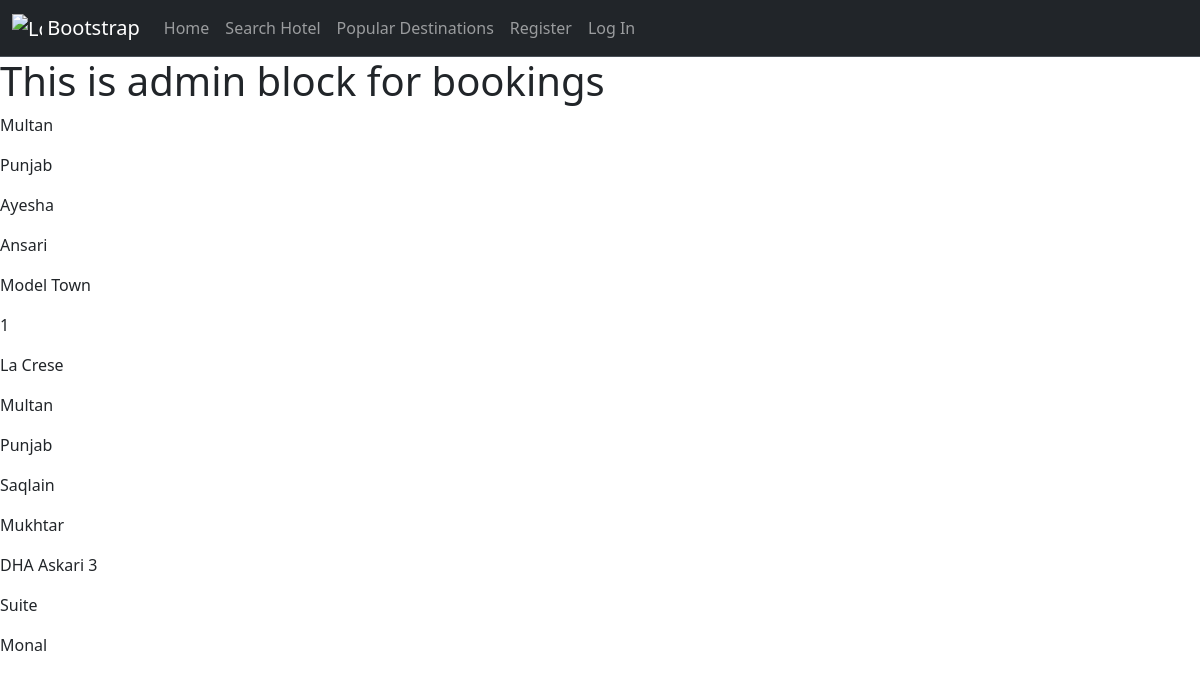
Before: /all_bookings with the older database file.
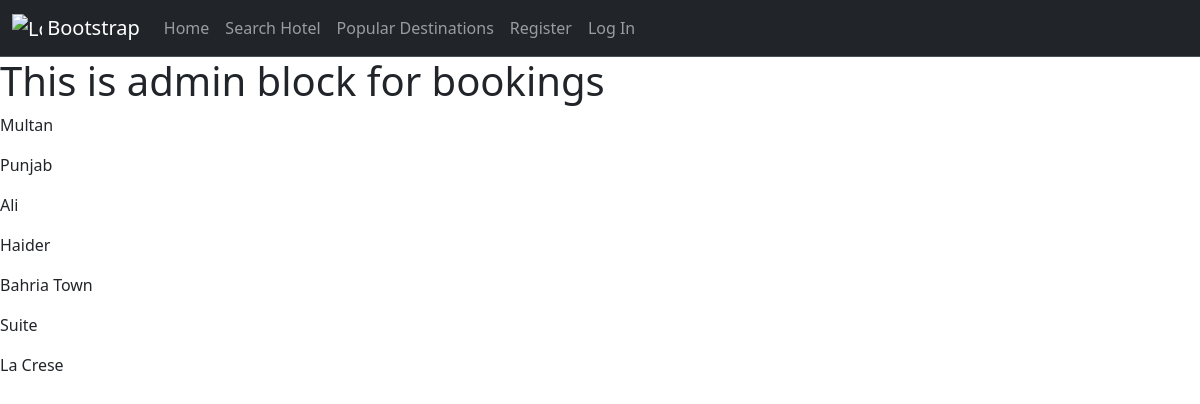
After: the same page with the newer database file.
### hotel_app1/models.py (models this page shows, shortened)
class HotelBooking(models.Model):
    user = models.ForeignKey(User, on_delete=models.CASCADE)
    hotel = models.ForeignKey(Hotel, on_delete=models.CASCADE)
    no_of_days = models.IntegerField(default = 0)
    payment_price = models.IntegerField(default = 0)
    first_name = models.CharField(max_length=100)
    last_name = models.CharField(max_length=100)
    address = models.CharField(max_length=100)
    city = models.CharField(max_length=50)
    state = models.CharField(max_length=50)
    zip_code = models.IntegerField()
    phone = models.CharField(max_length=15)
    email = models.EmailField()
    room_choices = [
        ('Standard', 'Standard'),
        ('Deluxe', 'Deluxe'),
        ('Suite', 'Suite'),
    ]
    room_preference = models.CharField(max_length=20,
                                       choices=room_choices, null = True, blank = True)
    special_requests = models.TextField(blank=True, null=True)

class Hotel(models.Model):
    hotelid = models.AutoField(primary_key=True)
    name = models.CharField(max_length = 250, unique= True)
    country = models.CharField(max_length = 250)
    city = models.CharField(max_length = 250)
    price_per_night = models.IntegerField(default=100)
    def __str__(self):
        return self.name

### hotel_app1/views.py (the view)
# urls.py: path('all_bookings', views.all_bookings, name = "all_bookings"),
def all_bookings(request):
    all_bookings_info = HotelBooking.objects.select_related('hotel').all()
    context = {
        'all_bookings_info': all_bookings_info
    }
    return render(request, 'all_bookings.html', context)

### templates/all_bookings.html
{% extends "templates/base.html" %}
{% block body %}
<h1>This is admin block for bookings</h1>
{% for booking in all_bookings_info %}
    <p>{{booking.city}}</p>
    <p>{{booking.state}}</p>
    <p>{{booking.first_name}}</p>
    <p>{{booking.last_name}}</p>
    <p>{{booking.address}}</p>
    <p>{{booking.room_preference}}</p>
    <p>{{booking.hotel}}</p>
{% endfor %}
{% endblock body %}

Changed rows visible on the page:
removed HotelBooking: city "Multan", state "Punjab", first_name "Saqlain", last_name "Mukhtar", address "DHA Askari 3", room_preference "Suite", hotel "Monal"
changed HotelBooking "Multan": first_name "Ayesha" → "Ali"; last_name "Ansari" → "Haider"; address "Model Town" → "Bahria Town"; room_preference "1" → "Suite"
